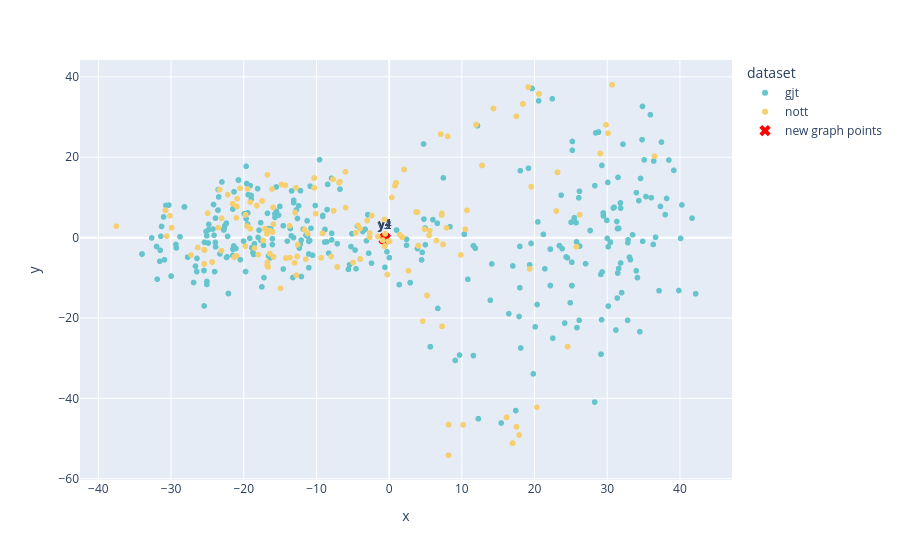

The cell this chart's notebook holds for it:
### Code cell
chords_list = [metadata[i]['chords'] for i in range(len(y_graph))]
datasets_list = [metadata[i]['dataset'] for i in range(len(y_graph))]
df_graph_a = pd.DataFrame({
    'x': y_graph_a[:,0],
    'y': y_graph_a[:,1],
    'chords': chords_list,
    'dataset': datasets_list
})
fig = px.scatter(
    data_frame=df_graph,
    x='x',
    y='y',
    color='dataset',
    color_discrete_sequence=px.colors.qualitative.Pastel,
    hover_data=['chords'],
)
fig.add_trace(go.Scatter(
    x=new_graph_a_2d[:, 0],
    y=new_graph_a_2d[:, 1],
    mode='markers+text',
    marker=dict(color='red', size=10, symbol='x'),
    text=['y1', 'y2', 'y3', 'y4'],
    hovertext=[
        in_seq_1.replace(';','<br>').replace('b_', '<br>b_'),
        in_seq_2.replace(';','<br>').replace('b_', '<br>b_'),
        in_seq_3.replace(';','<br>').replace('b_', '<br>b_'),
        in_seq_4.replace(';','<br>').replace('b_', '<br>b_'),
    ],
    hoverinfo='text',
    textposition='top center',
    name='new graph points'
))
fig.show()

# fig = px.scatter(
#     data_frame=df,
#     x='x',
#     y='y',
#     hover_data=['chords']
# )
# fig.show()

### Figure 1 — Plotly figure (JSON) as saved in the notebook; plotly's stock layout.template omitted (floating-point values rounded to 4 significant figures; data arrays with more than 128 entries replaced by an {"elided": "..."} marker saying what was removed)
{"data": [{"customdata": {"elided": "390x1 str values"}, "hovertemplate": "dataset=gjt<br>x=%{x}<br>y=%{y}<br>chords=%{customdata[0]}<extra></extra>", "legendgroup": "gjt", "marker": {"color": "rgb(102, 197, 204)", "symbol": "circle"}, "mode": "markers", "name": "gjt", "showlegend": true, "type": "scattergl", "x": {"elided": "390 float values"}, "xaxis": "x", "y": {"elided": "390 float values"}, "yaxis": "y"}, {"customdata": {"elided": "664x1 str values"}, "hovertemplate": "dataset=nott<br>x=%{x}<br>y=%{y}<br>chords=%{customdata[0]}<extra></extra>", "legendgroup": "nott", "marker": {"color": "rgb(246, 207, 113)", "symbol": "circle"}, "mode": "markers", "name": "nott", "showlegend": true, "type": "scattergl", "x": {"elided": "664 float values"}, "xaxis": "x", "y": {"elided": "664 float values"}, "yaxis": "y"}, {"hoverinfo": "text", "hovertext": ["<br>b_G:7_@2<br>C:maj_@2", "<br>b_G:9_@2<br>C:maj_@2", "<br>b_B:hdim7_@2<br>C:maj_@2", "<br>b_C#:7_@2<br>C:maj_@2"], "marker": {"color": "red", "size": 10, "symbol": "x"}, "mode": "markers+text", "name": "new graph points", "text": ["y1", "y2", "y3", "y4"], "textposition": "top center", "type": "scatter", "x": [-0.5842, -0.5472, -0.7107, -0.5546], "y": [-0.1696, -0.2901, -0.3316, -0.2214]}], "layout": {"legend": {"title": {"text": "dataset"}, "tracegroupgap": 0}, "margin": {"t": 60}, "xaxis": {"anchor": "y", "domain": [0, 1], "title": {"text": "x"}}, "yaxis": {"anchor": "x", "domain": [0, 1], "title": {"text": "y"}}}}
